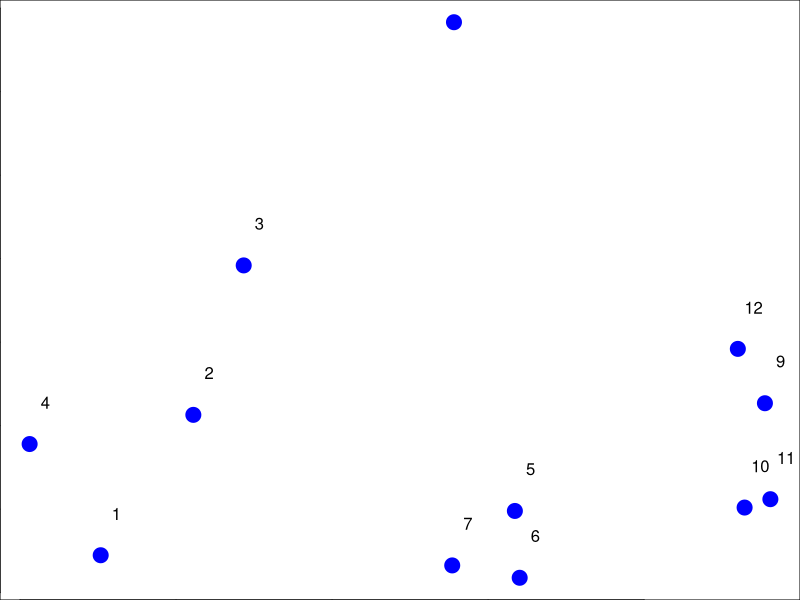
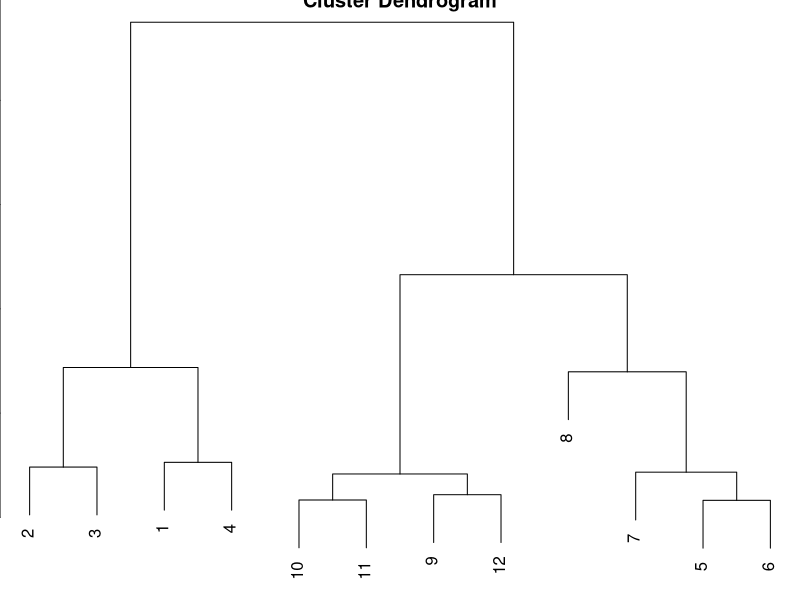
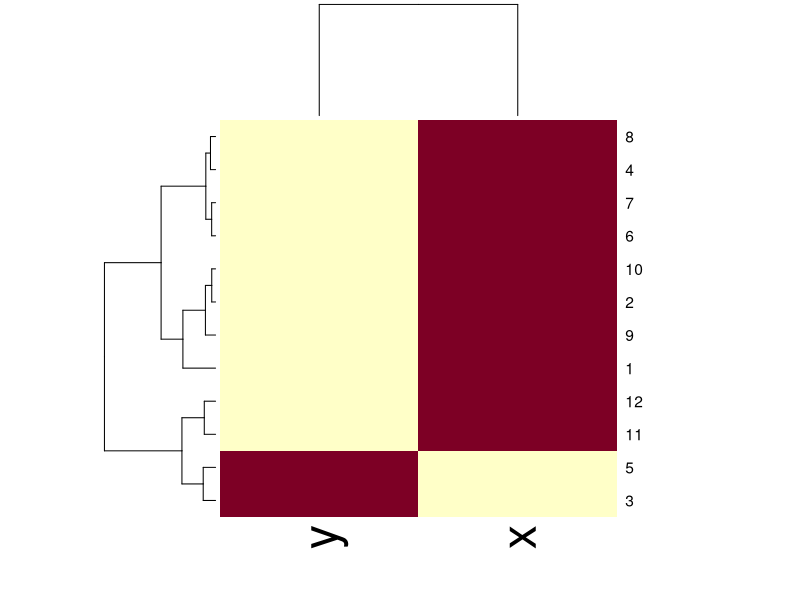
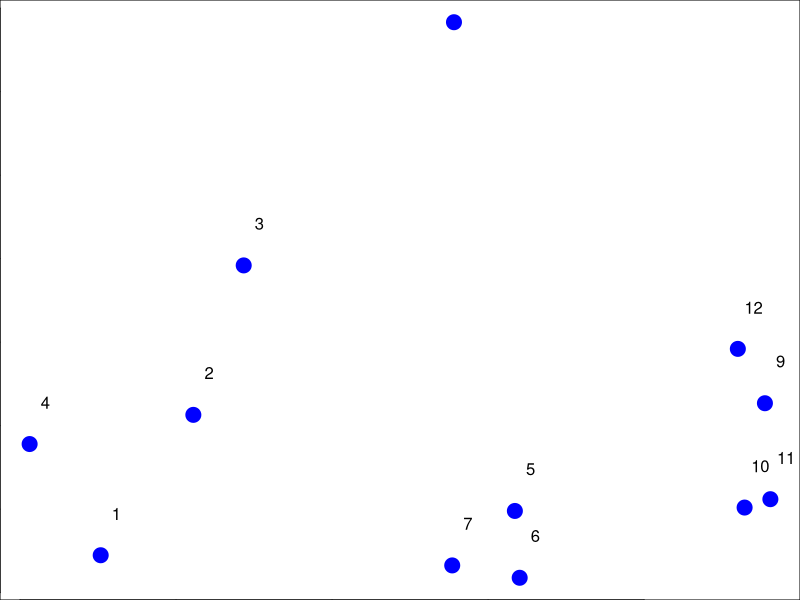
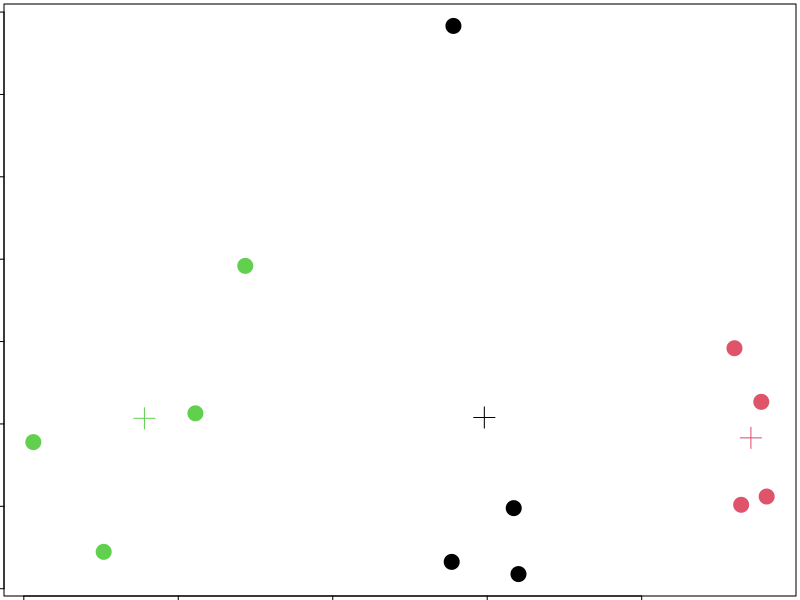
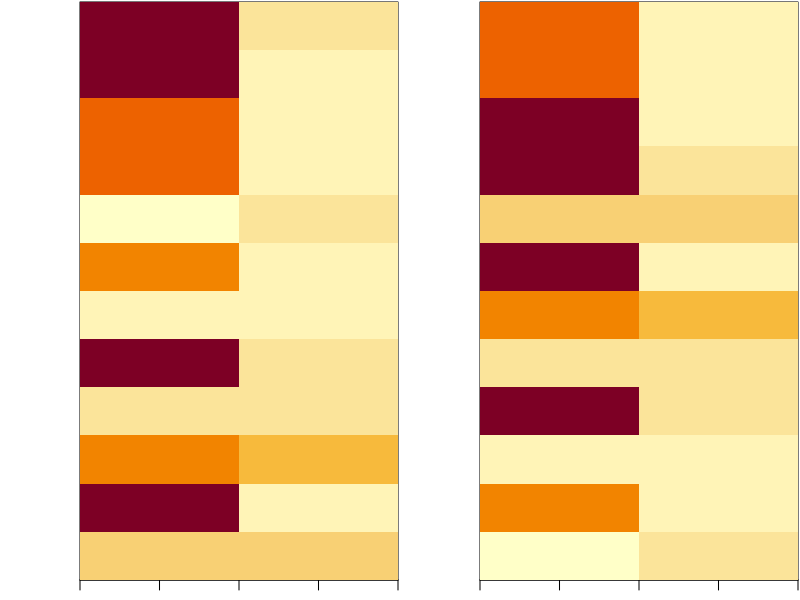
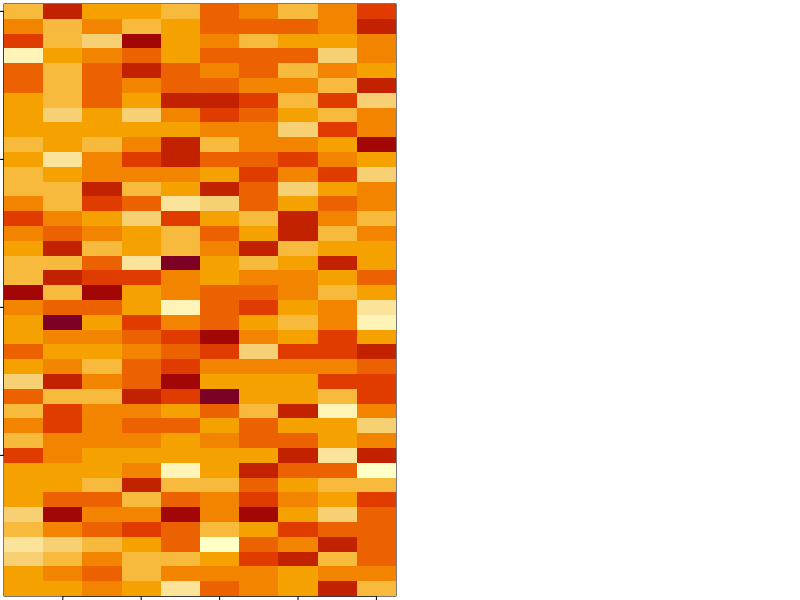
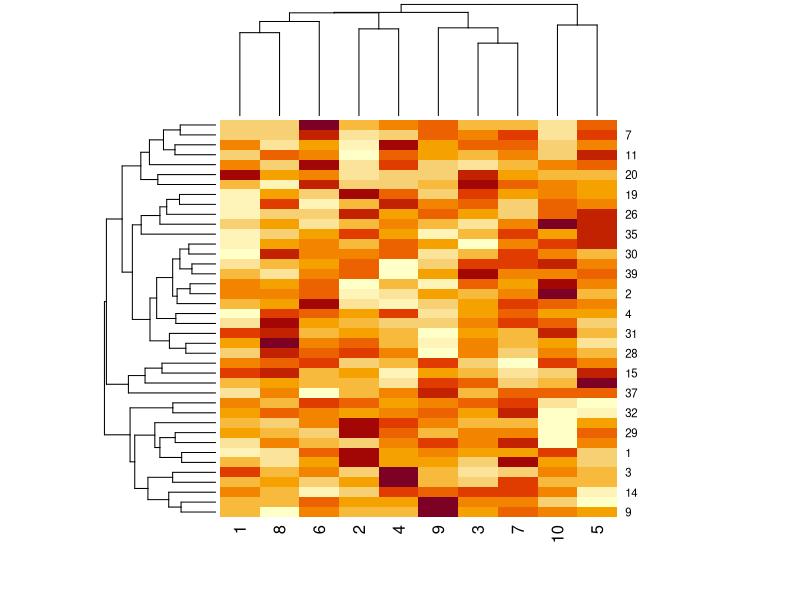

The R script that drew these images, in order:
## ---- chunk 1
knitr::opts_chunk$set(echo = TRUE)
## ---- chunk 2
set.seed(1234)
par(mar=c(0,0,0,0))
x <- rnorm(12, mean=rep(1:3, each=4), sd=0.2)
y <- rnorm(12, mean=rep(1,2,1, each=4), sd=0.2)
plot(x, y, col='blue', pch=19, cex=2)
text(x + 0.05, y + 0.05, labels(as.character(1:12)))
## ---- chunk 3
dataFrame <- data.frame(x = x, y = y)
dist(dataFrame)
## ---- chunk 4
distxy <- dist(dataFrame)
hClustering <- hclust(distxy)
#dendograms
plot(hClustering)
## ---- chunk 5
dataFrame <- data.frame(x = x, y = y)
set.seed(143)
dataMatrix <- as.matrix(dataFrame)[sample(1:12),]
heatmap(dataMatrix)
## ---- chunk 6
set.seed(1234)
par(mar=c(0,0,0,0))
x <- rnorm(12, mean=rep(1:3, each=4), sd=0.2)
y <- rnorm(12, mean=rep(1,2,1, each=4), sd=0.2)
plot(x, y, col='blue', pch=19, cex=2)
text(x + 0.05, y + 0.05, labels=as.character(1:12))
## ---- chunk 7
dataFrame <- data.frame(x, y)
kmeansObj <- kmeans(dataFrame, centers=3)
names(kmeansObj)
kmeansObj$cluster
## ---- chunk 8
#K-means()
par(mar = rep(0.2, 4))
plot(x, y, col = kmeansObj$cluster, pch=19, cex = 2)
points(kmeansObj$centers, col=1:3, pch=3, cex=2)
## ---- chunk 9
set.seed(1234)
dataMatrix <- as.matrix(dataFrame)[sample(1:12),]
kmeansObj2 <- kmeans(dataMatrix, centers= 3)
par(mfrow = c(1,2), mar = c(1,4,0.1,0.1))
image(t(dataMatrix)[, nrow(dataMatrix):1], yaxt = "n")
image(t(dataMatrix)[, order(kmeansObj$cluster)], yaxt = "n")
## ---- chunk 10
# A Random Matrix Plot
set.seed(1234)
par(mar=rep(0.2, 4))
dataMatrix <- matrix(rnorm(400), nrow=40)
image(1:10, 1:40, t(dataMatrix)[, nrow(dataMatrix):1])
## ---- chunk 11
par(mar = rep(0.2, 4))
heatmap(dataMatrix)

# Observe there is no interesting pattern to the data

## ---- chunk 12
set.seed(678910)
for(i in 1:40){
  # flip a coin
  coinFlip <- rbinom(1, size=1, prob=0.5)
  #if the coin is head adda common pattern to that row
  if (coinFlip){
    dataMatrix[i, ] <- dataMatrix[i, ] + rep(c(0,3), each=5)
  }
}
par(mar = rep(0.2, 4))
image(1:10, 1:40, t(dataMatrix)[, nrow(dataMatrix):1])

## ---- chunk 13
par(mar = rep(0.2, 4))
heatmap(dataMatrix)
## ---- chunk 14
hh <- hclust(dist(dataMatrix))
dataMatrixOrdered <- dataMatrix[hh$order,]
par(mfrow=c(1,3))
image(t(dataMatrixOrdered)[, nrow(dataMatrixOrdered):1])
plot(rowMeans(dataMatrixOrdered), 40:1,xlab="Row Mean", ylab="Row", pch=19)
plot(colMeans(dataMatrixOrdered),xlab="Column", ylab="Column Mean", pch=19)
## ---- chunk 15
svd1 <- svd(scale(dataMatrixOrdered))
par(mfrow = c(1,3))
image(t(dataMatrixOrdered)[, nrow(dataMatrixOrdered):1])
plot(svd1$u[,1], 40:1, xlab="Row", ylab="First Left Singular vector", pch=19)
plot(svd1$v[,1], xlab="Column", ylab="First Right Singular vector", pch=19)

